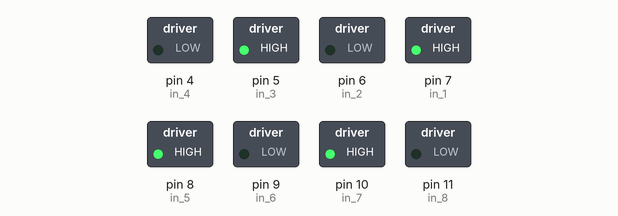
Bench run of a sketch on a simulated Arduino Mega 2560, built with avr-gcc and run on an emulated ATmega2560. On the bench: switched loads named in the sketch (green lamp = pin HIGH). Pins used as bus, display or sensor lines are not drawn.

Above: at 1.5 s.
At 4.5 s:
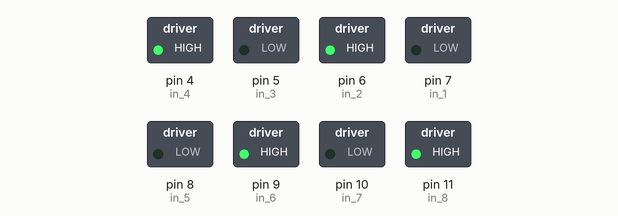
At 5.5 s:
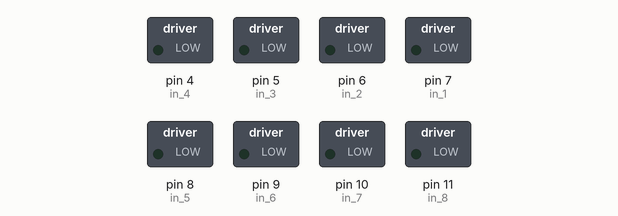
Timing chart, 0 to 7.8 s (numbered marks = the images above):
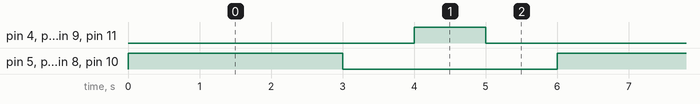

Measured:
- by itself, pin 4 (in_4), pin 6 (in_2), pin 9 (in_6), pin 11 (in_8): alternates HIGH for 1.0 s and LOW for 5.0 s
- by itself, pin 5 (in_3), pin 7 (in_1), pin 8 (in_5), pin 10 (in_7): alternates HIGH for 3.0 s and LOW for 3.0 s
- by itself, everything shown: repeats every 6.0 s, in 4 steps

The sketch:

motor_control.ino
```cpp
//const int pwm1 = 2 ;
//const int pwm2 = 3;
//const int pwm3 = 3;
//const int pwm4 = 3;
const int vcc1 = 22;
const int vcc2 = 23;
const int in_1 = 7 ;
const int in_2 = 6 ;
const int in_3 = 5 ;
const int in_4 = 4 ;
const int in_5 = 8 ;
const int in_6 = 9 ;
const int in_7 = 10;
const int in_8 = 11;

//For providing logic to L298 IC to choose the direction of the DC motor

void setup()
{
//pinMode(pwm1,OUTPUT) ;   //we have to set PWM pin as output
//pinMode(pwm2,OUTPUT) ;
pinMode(in_1,OUTPUT) ;  //Logic pins are also set as output
pinMode(in_2,OUTPUT) ;
pinMode(in_3,OUTPUT) ;  //Logic pins are also set as output
pinMode(in_4,OUTPUT) ;
pinMode(in_5,OUTPUT) ;  //Logic pins are also set as output
pinMode(in_6,OUTPUT) ;
pinMode(in_7,OUTPUT) ;  //Logic pins are also set as output
pinMode(in_8,OUTPUT) ;
pinMode(vcc1, OUTPUT);
pinMode(vcc2, OUTPUT);
}

void loop()
{
//For Clock wise motion , in_1 = High , in_2 = Low

digitalWrite(in_1,HIGH) ;
digitalWrite(in_2,LOW) ;
digitalWrite(in_3,HIGH) ;
digitalWrite(in_4,LOW) ;
digitalWrite(in_5,HIGH);
digitalWrite(in_6,LOW);
digitalWrite(in_7,HIGH);
digitalWrite(in_8,LOW);
digitalWrite(vcc1,HIGH);
digitalWrite(vcc2,HIGH);
//Clockwise for 3 secs
delay(3000) ;

//For brake
digitalWrite(in_1,LOW) ;
digitalWrite(in_2,LOW) ;
digitalWrite(in_3,LOW) ;
digitalWrite(in_4,LOW) ;
digitalWrite(in_5,LOW) ;
digitalWrite(in_6,LOW) ;
digitalWrite(in_7,LOW) ;
digitalWrite(in_8,LOW) ;
delay(1000) ;

//For Anti Clock-wise motion - IN_1 = LOW , IN_2 = HIGH
digitalWrite(in_1,LOW) ;
digitalWrite(in_2,HIGH) ;

digitalWrite(in_3,LOW) ;
digitalWrite(in_4,HIGH) ;

digitalWrite(in_5,LOW);
digitalWrite(in_6,HIGH);

digitalWrite(in_7,LOW);
digitalWrite(in_8,HIGH);
delay(1000) ;

//For brake
digitalWrite(in_1,LOW) ;
digitalWrite(in_2,LOW) ;
digitalWrite(in_3,LOW) ;
digitalWrite(in_4,LOW) ;
digitalWrite(in_5,LOW) ;
digitalWrite(in_6,LOW) ;
digitalWrite(in_7,LOW) ;
digitalWrite(in_8,LOW) ;
delay(1000) ;
 }
```
